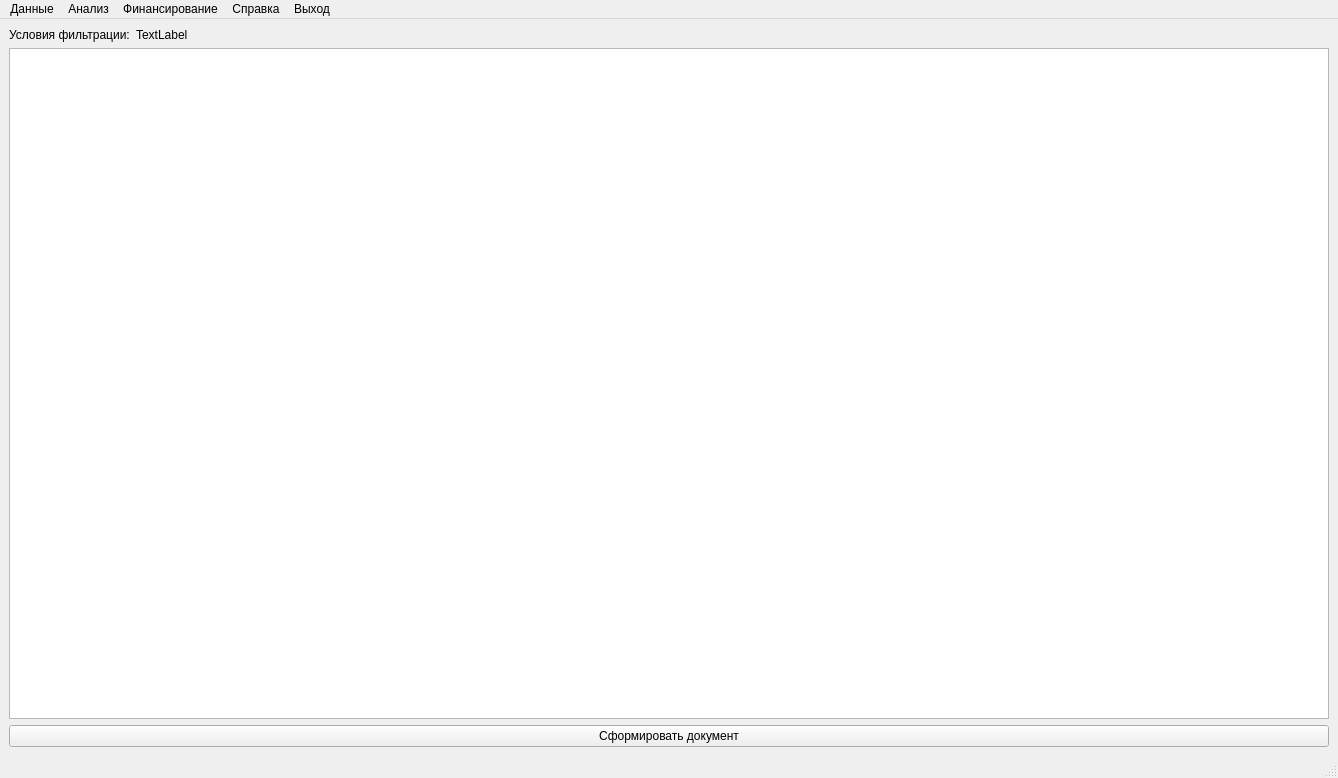
<?xml version="1.0" encoding="UTF-8"?>
<ui version="4.0">
 <class>HelpWindow</class>
 <widget class="QMainWindow" name="HelpWindow">
  <property name="geometry">
   <rect>
    <x>0</x>
    <y>0</y>
    <width>1338</width>
    <height>778</height>
   </rect>
  </property>
  <property name="windowTitle">
   <string>Сопровождение конкурсов на соискание грантов — анализ</string>
  </property>
  <widget class="QWidget" name="centralwidget">
   <layout class="QGridLayout" name="gridLayout">
    <item row="0" column="0">
     <widget class="QLabel" name="label">
      <property name="sizePolicy">
       <sizepolicy hsizetype="Fixed" vsizetype="Fixed">
        <horstretch>0</horstretch>
        <verstretch>0</verstretch>
       </sizepolicy>
      </property>
      <property name="text">
       <string>Условия фильтрации:</string>
      </property>
     </widget>
    </item>
    <item row="0" column="1">
     <widget class="QLabel" name="filterlabel">
      <property name="text">
       <string>TextLabel</string>
      </property>
     </widget>
    </item>
    <item row="2" column="0" colspan="2">
     <widget class="QTableView" name="tableView">
      <property name="sizePolicy">
       <sizepolicy hsizetype="Preferred" vsizetype="Preferred">
        <horstretch>0</horstretch>
        <verstretch>0</verstretch>
       </sizepolicy>
      </property>
      <property name="selectionMode">
       <enum>QAbstractItemView::SingleSelection</enum>
      </property>
      <property name="selectionBehavior">
       <enum>QAbstractItemView::SelectRows</enum>
      </property>
      <attribute name="horizontalHeaderStretchLastSection">
       <bool>true</bool>
      </attribute>
     </widget>
    </item>
    <item row="3" column="0" colspan="2">
     <widget class="QPushButton" name="push_button_print">
      <property name="text">
       <string>Сформировать документ</string>
      </property>
     </widget>
    </item>
   </layout>
  </widget>
  <widget class="QMenuBar" name="menubar">
   <property name="geometry">
    <rect>
     <x>0</x>
     <y>0</y>
     <width>1338</width>
     <height>21</height>
    </rect>
   </property>
   <widget class="QMenu" name="panel_data">
    <property name="title">
     <string>Данные</string>
    </property>
    <addaction name="panel_data_proj"/>
    <addaction name="panel_data_konk"/>
    <addaction name="panel_data_vuz"/>
   </widget>
   <widget class="QMenu" name="panel_analysis">
    <property name="title">
     <string>Анализ</string>
    </property>
    <addaction name="panel_analysis_vuz"/>
    <addaction name="panel_analysis_konk"/>
    <addaction name="panel_analysis_subj"/>
   </widget>
   <widget class="QMenu" name="panel_finance">
    <property name="title">
     <string>Финансирование</string>
    </property>
    <addaction name="panel_finance_action"/>
   </widget>
   <widget class="QMenu" name="panel_help">
    <property name="mouseTracking">
     <bool>true</bool>
    </property>
    <property name="title">
     <string>Справка</string>
    </property>
    <addaction name="panel_help_view"/>
    <addaction name="separator"/>
    <addaction name="panel_help_prog"/>
   </widget>
   <widget class="QMenu" name="panel_exit">
    <property name="title">
     <string>Выход</string>
    </property>
    <addaction name="panel_exit_action"/>
   </widget>
   <addaction name="panel_data"/>
   <addaction name="panel_analysis"/>
   <addaction name="panel_finance"/>
   <addaction name="panel_help"/>
   <addaction name="panel_exit"/>
  </widget>
  <widget class="QStatusBar" name="statusbar"/>
  <action name="panel_data_proj">
   <property name="text">
    <string>Проекты</string>
   </property>
  </action>
  <action name="panel_data_konk">
   <property name="checkable">
    <bool>false</bool>
   </property>
   <property name="text">
    <string>Конкурсы</string>
   </property>
  </action>
  <action name="panel_data_vuz">
   <property name="text">
    <string>Вузы</string>
   </property>
  </action>
  <action name="panel_help_view">
   <property name="text">
    <string>Просмотреть справку</string>
   </property>
  </action>
  <action name="panel_help_prog">
   <property name="text">
    <string>О программе</string>
   </property>
  </action>
  <action name="panel_exit_action">
   <property name="text">
    <string>Выход</string>
   </property>
  </action>
  <action name="panel_analysis_vuz">
   <property name="text">
    <string>по вузам</string>
   </property>
  </action>
  <action name="panel_analysis_konk">
   <property name="text">
    <string>по конкурсам</string>
   </property>
  </action>
  <action name="panel_analysis_subj">
   <property name="text">
    <string>по субъектам РФ</string>
   </property>
  </action>
  <action name="panel_finance_action">
   <property name="text">
    <string>Финансирование</string>
   </property>
  </action>
 </widget>
 <resources/>
 <connections/>
</ui>
